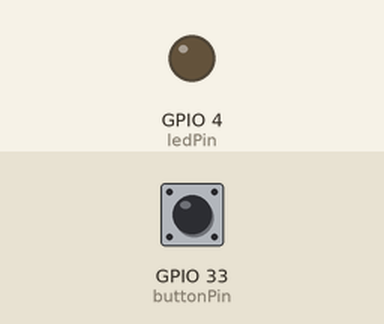
A sketch run on a simulated ESP32. Shown: output pins drawn as LEDs (lit = HIGH). The test bench sets the inputs (shaded band); at power-on: GPIO 33 (buttonPin) HIGH.

Above: at 1.2 s.
1.3 s: GPIO 33 (buttonPin) pulled LOW for 0.15 s
At 1.37 s:
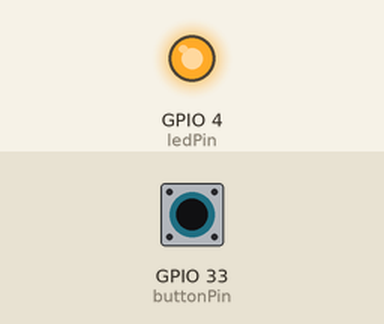
2.9 s: GPIO 33 (buttonPin) pulled LOW for 3.2 s
At 6.7 s:
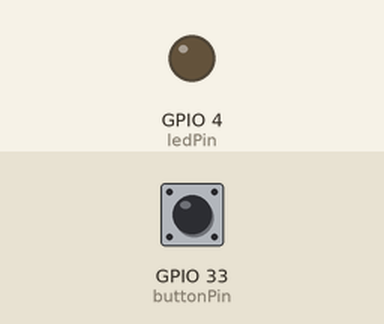
Timing chart, 0 to 8.2 s (numbered marks = the images above; inputs shaded):
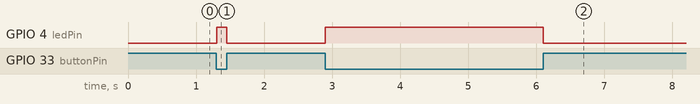

The sketch:

ad_pjt_w5-3.ino
```cpp
const int ledPin = 4;
const int buttonPin = 33;
int buttonState = 0;

void setup() {
  // put your setup code here, to run once:
  pinMode(ledPin, OUTPUT);
  pinMode(buttonPin, INPUT);

}

void loop() {
  // put your main code here, to run repeatedly:
  buttonState = digitalRead(buttonPin);
  if(buttonState == LOW)  digitalWrite(ledPin, HIGH);
  else digitalWrite(ledPin, LOW);
}
```

Measured:
- after the input at 1.3 s, GPIO 4 (ledPin): LOW → HIGH at once, → LOW 0.15 s later
- after the input at 2.9 s, GPIO 4 (ledPin): LOW → HIGH at once, → LOW 3.2 s later
